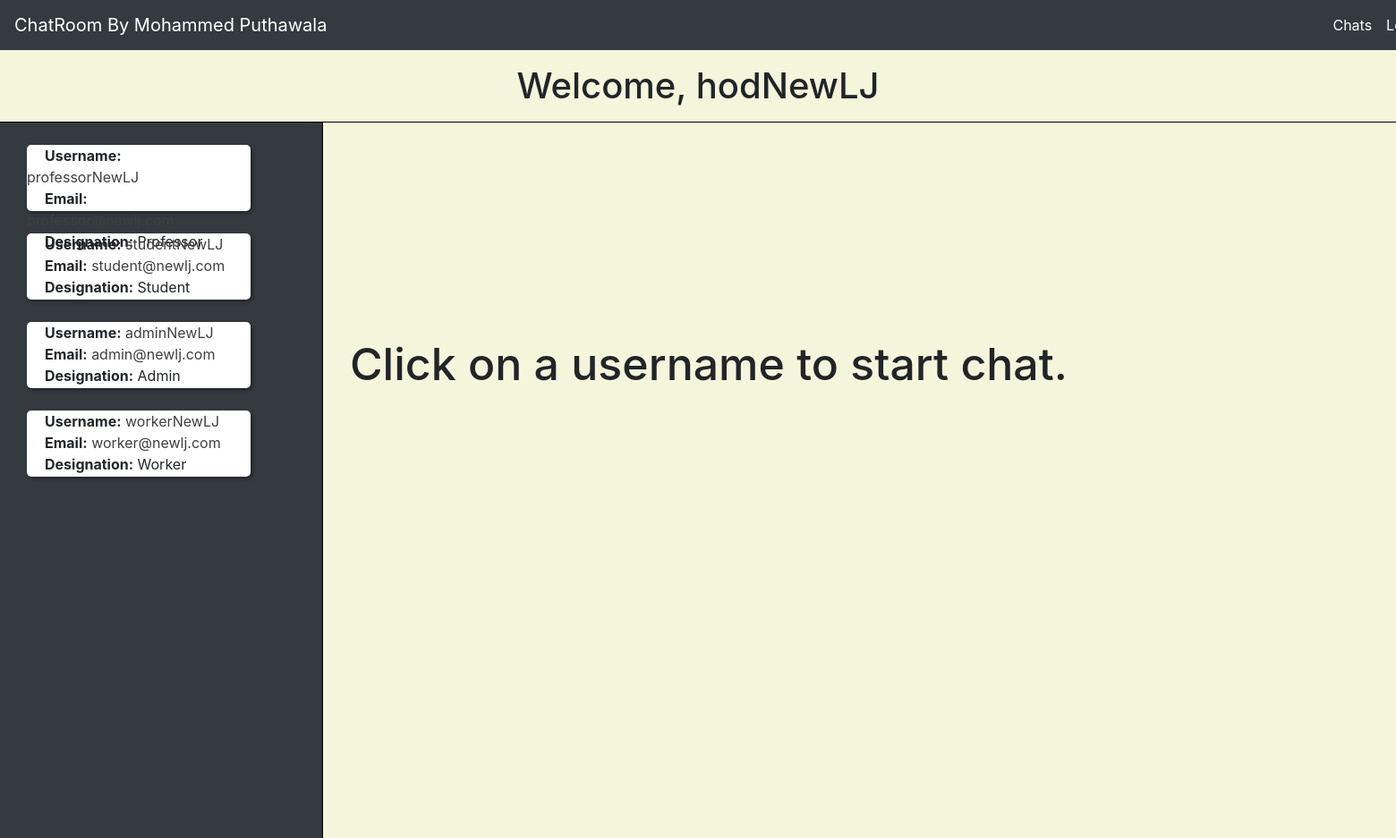
The page /chat.php (signed in) on the database its author committed.
### tables this page shows
CREATE TABLE `user_data` (
  `id` int(11) NOT NULL,
  `college_name` varchar(255) NOT NULL,
  `designation` varchar(255) NOT NULL,
  `mobile_number` varchar(255) NOT NULL,
  `email` varchar(255) NOT NULL,
  `username` varchar(255) NOT NULL,
  `password` varchar(255) NOT NULL
);

### chat.php (the view, shortened to what this page needs)
<?php
require('connection.inc.php');
include('top.inc.php');
$msg='';
$current_user_id = $_SESSION['USER_ID'];
$res_get_names = mysqli_query($con, "select * from user_data where id = '$current_user_id'");
$row_get_names = mysqli_fetch_assoc($res_get_names);
if(!isset($_GET['id']))
{
    $msg = "Click on a username to start chat.";
}
$res = mysqli_query($con,"select * from user_data where id!='$current_user_id'");
?>
<h1 style="background-color:beige;" class="text-center mt-3 mb-3">Welcome, <?php echo $row_get_names['username']; ?></h1>
<div style="display:flex;flex-direction:row;justify-content:space-between;height:100%;width:100%;border-top:0.5px solid #000;">
<div style="background-color:#343a40;height:100vh;width:30%;" class="lists">
<?php while($row=mysqli_fetch_assoc($res)){ ?>
<div style="background-color:white;height:74px;width:250px;margin-top:25px;margin-left:30px;border-radius:5px;box-shadow: 2px 2px 4px rgba(0, 0, 0, 0.4);">
<span style="margin:20px;"><span style="font-weight:bold">Username:</span> <a style="color:#3f3f3f" href="?id=<?php echo $row['id']; ?>" ><?php echo $row['username']; ?></a></span></br>
<span style="margin:20px;"><span style="font-weight:bold">Email:</span> <a style="color:#3f3f3f" href="?id=<?php echo $row['id']; ?>" ><?php echo $row['email']; ?></a></span></br>
<span style="margin:20px;"><span style="font-weight:bold">Designation:</span> <?php echo $row['designation']; ?></span>
</div>
<?php } ?>
</div>
<div style="background-color:beige;height:100vh;width:100vw;box-shadow: 2px 2px 4px rgba(0, 0, 0, 0.4);border-left:0.5px solid #000;" class="chats">
    <h1 style="margin-top:240px;margin-left:30px;font-size:50px;"><?php echo $msg; ?></h1>
    <div class="container">
         <div class="row justify-content-md-center mb-4">
            <div class="col-md-6">
            </div>
         </div>
      </div>
</div>
</div>
</body>
</html>

### style.css (style rules this page uses)
.col-md-6 { margin-top:100px; margin-left: 930px; max-width:30%; position: fixed; bottom: 20px; right: 20px; }
body { overflow-y: hidden; }
body { background-color:beige; }
.lists { overflow-y:scroll; min-height: 100vh; }

### rows shown on the page
user_data: username "hodNewLJ"
user_data: username "professorNewLJ"
user_data: username "studentNewLJ", email "student@newlj.com", designation "Student"
user_data: username "adminNewLJ", email "admin@newlj.com", designation "Admin"
user_data: username "workerNewLJ", email "worker@newlj.com", designation "Worker"

### other values the page prints
$msg "Click on a username to start chat."
